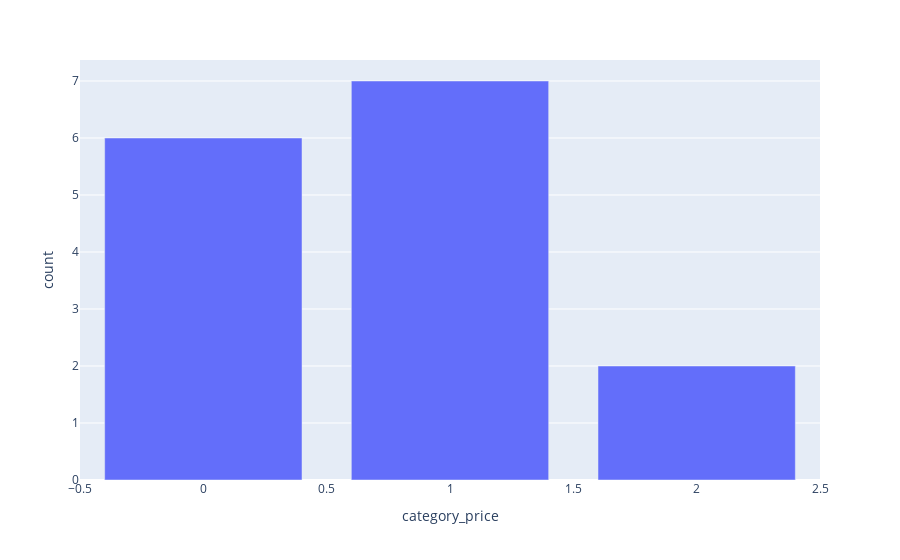

Notebook code cell kept with this figure:
### Code cell
# по производителю 'A'
request = """
select category_price, count_1 from products_price_categories_with_makers_2 where maker = 'A'
"""
df = pd.read_sql_query(request, conn)
fig = px.bar(x=df.category_price.to_list(), y=df.count_1.to_list(), labels={'x':'category_price', 'y':'count'})
fig.show()

### Figure 1 — Plotly figure (JSON) as saved in the notebook; plotly's stock layout.template omitted (floating-point values rounded to 4 significant figures)
{"data": [{"alignmentgroup": "True", "hovertemplate": "category_price=%{x}<br>count=%{y}<extra></extra>", "legendgroup": "", "marker": {"color": "#636efa", "pattern": {"shape": ""}}, "name": "", "offsetgroup": "", "orientation": "v", "showlegend": false, "textposition": "auto", "type": "bar", "x": [0, 1, 2], "xaxis": "x", "y": [6, 7, 2], "yaxis": "y"}], "layout": {"barmode": "relative", "legend": {"tracegroupgap": 0}, "margin": {"t": 60}, "xaxis": {"anchor": "y", "domain": [0, 1], "title": {"text": "category_price"}}, "yaxis": {"anchor": "x", "domain": [0, 1], "title": {"text": "count"}}}}
